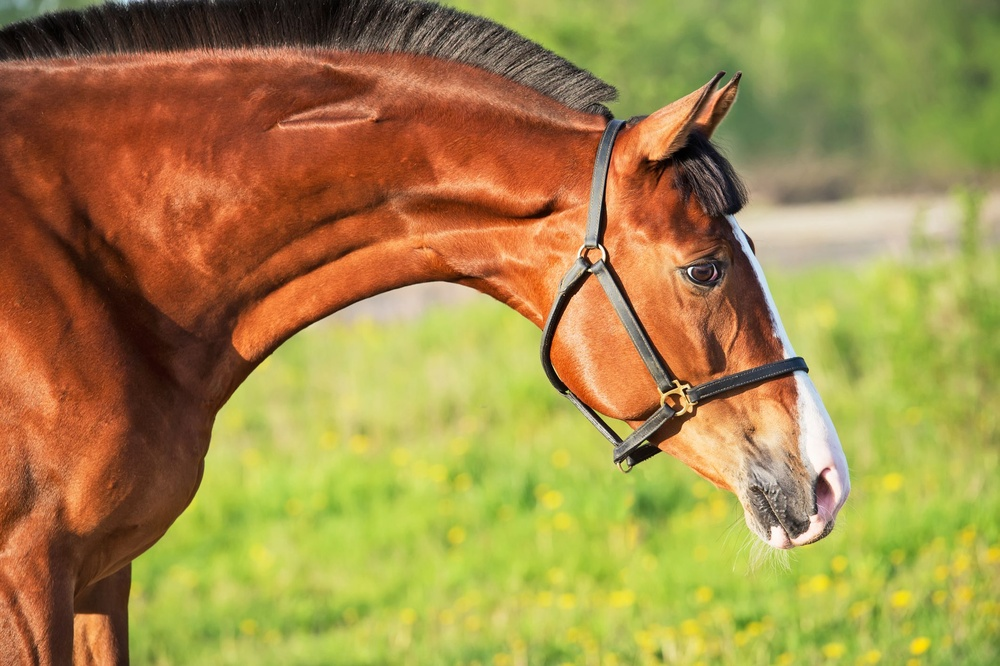
#> input picture TASK 3 - Image to Pencil Sketch/sample.jpg, 1000 x 666 px, shrunk from 2123 x 1413 before the run
$ jupyter execute 'TASK 3.ipynb'
#> lines starting #> are read from the running program, lines starting #| are printed output that depends on the picture
# TANVI PAIGUDE - Data Science Intern at LetGrowMore Virtual Internship Program (December 2021)

## Beginner Task 3 : Image to Pencil Sketch with Python

### Importing Modules

[cell 1]
import cv2
import matplotlib.pyplot as plt
plt.style.use('seaborn')

### Loading Original Image

[cell 2]
img = cv2.imread("sample.jpg")
#> img is the input picture: shape (666, 1000, 3); mean B, G, R 72.1, 138.4, 163.1
img = cv2.cvtColor(img,cv2.COLOR_BGR2RGB)
plt.figure(figsize=(13,13))
plt.imshow(img)
plt.axis("off")
plt.title("Original Image")
plt.show()

### Converting Image to GrayScale

[cell 3]
img_gray = cv2.cvtColor(img, cv2.COLOR_BGR2GRAY)
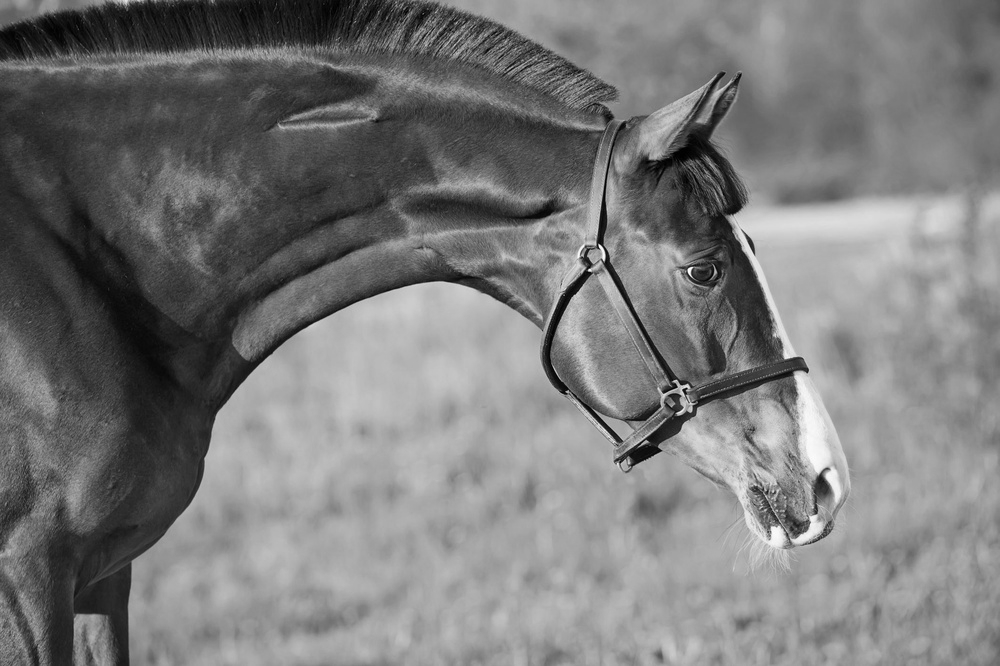
#> img_gray: shape (666, 1000); min 0, max 255, mean 121.4
plt.figure(figsize=(13,13))
plt.imshow(img_gray,cmap="gray")
plt.axis("off")
plt.title("GrayScale Image")
plt.show()

### Inverting the Image

[cell 4]
img_invert = cv2.bitwise_not(img_gray)
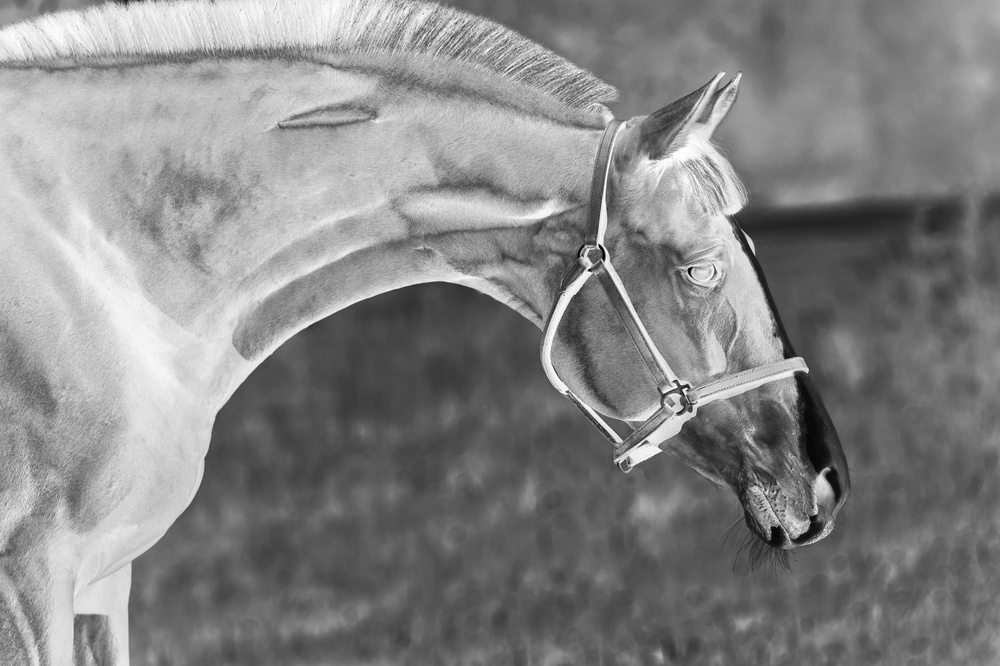
#> img_invert: shape (666, 1000); min 0, max 255, mean 133.6
plt.figure(figsize=(13,13))
plt.imshow(img_invert,cmap="gray")
plt.axis("off")
plt.title("Inverted Image")
plt.show()

### Blurring/Smoothing the Image

[cell 5]
img_blur = cv2.GaussianBlur(img_invert, (21, 21),sigmaX=0, sigmaY=0)
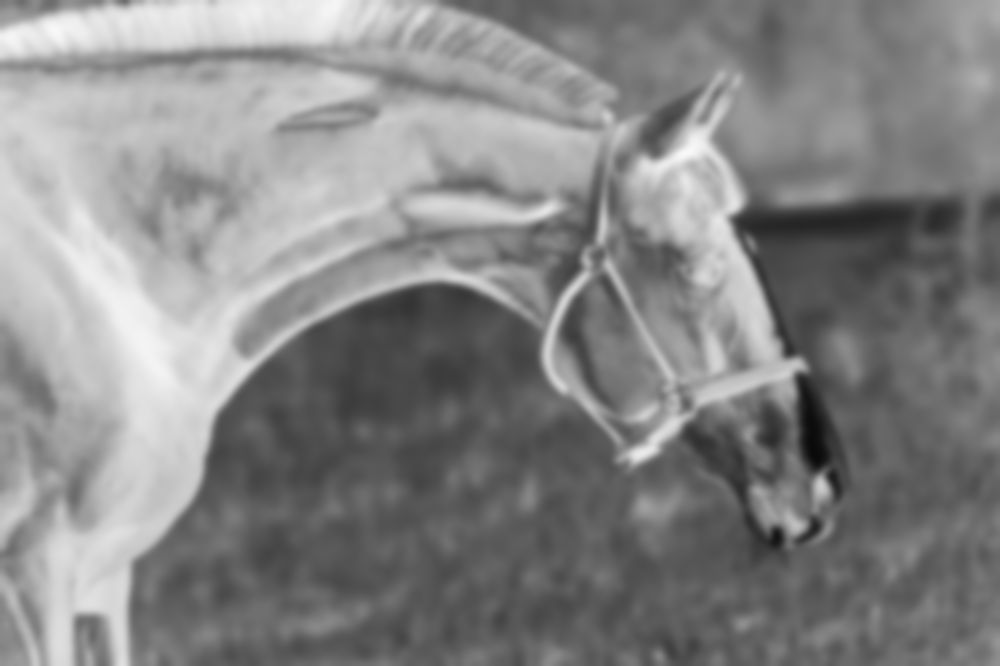
#> img_blur: shape (666, 1000); min 10, max 248, mean 133.6
plt.figure(figsize=(12,12))
plt.imshow(img_blur,cmap="gray")
plt.axis("off")
plt.title("Blurred Image")
plt.show()

### Converting your images to pencil sketches

[cell 6]
final = cv2.divide(img_gray, 255 - img_blur, scale=255)
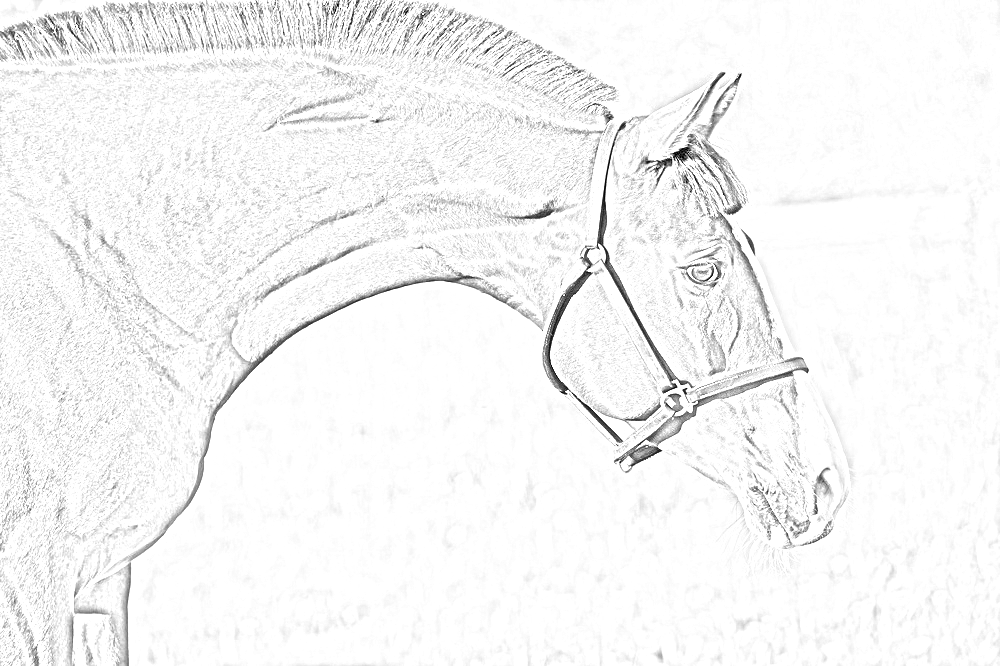
#> final: shape (666, 1000); min 0, max 255, mean 245.2
plt.figure(figsize=(13,13))
plt.imshow(final,cmap="gray")
plt.axis("off")
plt.title("Final Sketch Image")
plt.show()

### Comparing the original and final images

[cell 7]
plt.figure(figsize=(20,20))
plt.subplot(1,2,1)
plt.imshow(img)
plt.axis("off")
plt.title("Original Image")
plt.subplot(1,2,2)
plt.imshow(final,cmap="gray")
plt.axis("off")
plt.title("Final Sketch Image")
plt.show()
